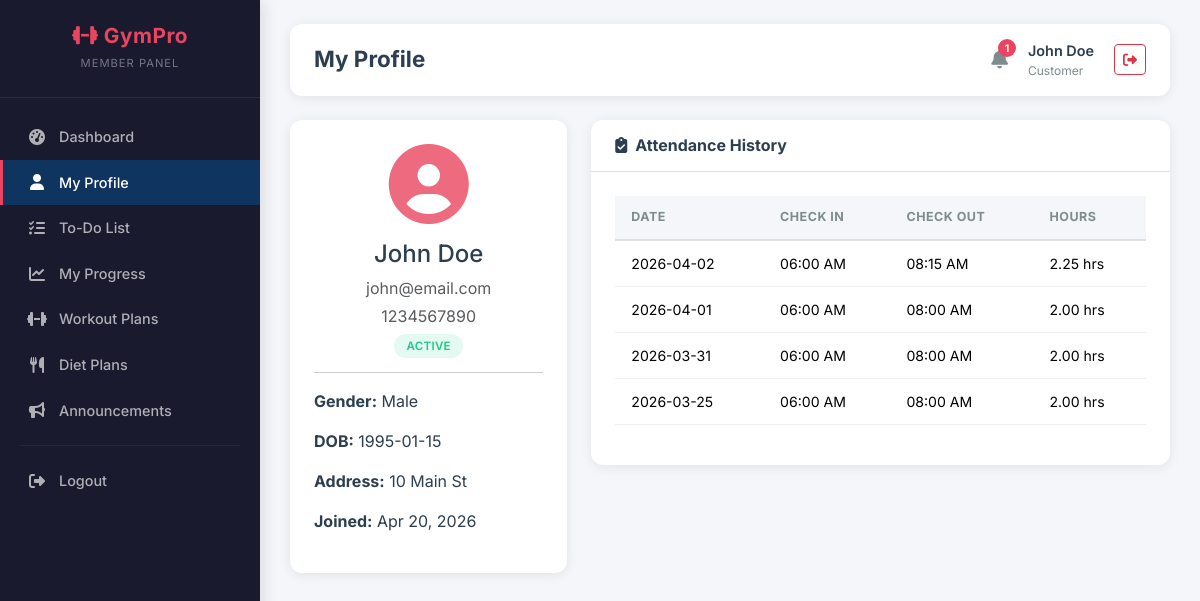
Page /customer/profile.php (signed in) on the committed database.
### tables this page shows
CREATE TABLE users (
    user_id INT AUTO_INCREMENT PRIMARY KEY,
    full_name VARCHAR(100) NOT NULL,
    email VARCHAR(100) UNIQUE NOT NULL,
    password VARCHAR(255) NOT NULL,
    phone VARCHAR(20),
    gender ENUM('male','female','other'),
    role ENUM('admin','staff','customer') DEFAULT 'customer',
    status ENUM('active','pending','expired','frozen') DEFAULT 'pending',
    profile_pic VARCHAR(255),
    address TEXT,
    dob DATE,
    created_at TIMESTAMP DEFAULT CURRENT_TIMESTAMP
);

CREATE TABLE attendance (
    attendance_id INT AUTO_INCREMENT PRIMARY KEY,
    user_id INT,
    check_in DATETIME NOT NULL,
    check_out DATETIME,
    date DATE NOT NULL,
    working_hours DECIMAL(4,2),
    marked_by INT,
    FOREIGN KEY (user_id) REFERENCES users(user_id) ON DELETE CASCADE,
    FOREIGN KEY (marked_by) REFERENCES users(user_id)
);

### customer/profile.php (the view, shortened to what this page needs)
<?php
require_once __DIR__ . '/../config/db.php';
$uid = $_SESSION['user_id'];
$user = $pdo->prepare("SELECT * FROM users WHERE user_id = ?");
$user->execute([$uid]); $user = $user->fetch();
$attendance = $pdo->prepare("SELECT * FROM attendance WHERE user_id = ? ORDER BY date DESC LIMIT 20");
$attendance->execute([$uid]); $attendance = $attendance->fetchAll();
include __DIR__ . '/../includes/header.php';
?>
<div class="row">
    <div class="col-lg-4 mb-3">
        <div class="card-custom">
            <div class="card-body text-center">
                <i class="fas fa-user-circle" style="font-size: 5rem; color: var(--accent); opacity: 0.8;"></i>
                <h4 class="mt-3"><?= htmlspecialchars($user['full_name']) ?></h4>
                <p class="text-muted mb-1"><?= htmlspecialchars($user['email']) ?></p>
                <p class="text-muted mb-1"><?= htmlspecialchars($user['phone'] ?? 'No phone') ?></p>
                <span class="badge-status badge-<?= $user['status'] ?>"><?= $user['status'] ?></span>
                <hr>
                <div class="text-start">
                    <p><strong>Gender:</strong> <?= ucfirst($user['gender'] ?? 'N/A') ?></p>
                    <p><strong>DOB:</strong> <?= $user['dob'] ?? 'N/A' ?></p>
                    <p><strong>Address:</strong> <?= htmlspecialchars($user['address'] ?? 'N/A') ?></p>
                    <p><strong>Joined:</strong> <?= date('M d, Y', strtotime($user['created_at'])) ?></p>
                </div>
            </div>
        </div>
    </div>
    <div class="col-lg-8 mb-3">
        <div class="card-custom">
            <div class="card-header"><h5><i class="fas fa-clipboard-check me-2"></i>Attendance History</h5></div>
            <div class="card-body">
                <?php if (empty($attendance)): ?>
                    <div class="empty-state"><i class="fas fa-calendar-times"></i><p>No attendance records</p></div>
                <?php else: ?>
                <table class="table table-custom">
                    <thead><tr><th>Date</th><th>Check In</th><th>Check Out</th><th>Hours</th></tr></thead>
                    <tbody>
                    <?php foreach ($attendance as $a): ?>
                    <tr><td><?= $a['date'] ?></td><td><?= date('h:i A', strtotime($a['check_in'])) ?></td><td><?= $a['check_out'] ? date('h:i A', strtotime($a['check_out'])) : '-' ?></td><td><?= $a['working_hours'] ? $a['working_hours'].' hrs' : '-' ?></td></tr>
                    <?php endforeach; ?></tbody></table>
                <?php endif; ?>
            </div>
        </div>
    </div>
</div>
<?php include __DIR__ . '/../includes/footer.php'; ?>

### assets/css/custom.css (style rules this page uses)
:root { --sidebar-bg: #1a1a2e; --sidebar-hover: #16213e; --sidebar-active: #0f3460; --accent: #e94560; --accent-hover: #c81e45; --accent-light: rgba(233, 69, 96, 0.15); --bg-light: #f4f6f9; --bg-white: #ffffff; --text-dark: #2c3e50; --text-muted: #7f8c8d; --text-light: #ecf0f1; --border-color: #e0e0e0; --shadow: 0 2px 12px rgba(0, 0, 0, 0.08); --shadow-lg: 0 8px 30px rgba(0, 0, 0, 0.12); --radius: 12px; --radius-sm: 8px; --transition: all 0.3s ease; --font-main: 'Inter', sans-serif; }
* { box-sizing: border-box; }
body { font-family: var(--font-main); background: var(--bg-light); color: var(--text-dark); margin: 0; padding: 0; min-height: 100vh; }
.card-custom { background: var(--bg-white); border-radius: var(--radius); box-shadow: var(--shadow); border: none; overflow: hidden; transition: var(--transition); }
.card-custom .card-header { background: transparent; border-bottom: 1px solid var(--border-color); padding: 16px 24px; display: flex; justify-content: space-between; align-items: center; }
.card-custom .card-header h5 { font-size: 1rem; font-weight: 700; margin: 0; color: var(--text-dark); }
.card-custom .card-body { padding: 24px; }
.table-custom { width: 100%; border-collapse: separate; border-spacing: 0; }
.table-custom thead th { background: var(--bg-light); font-size: 0.78rem; font-weight: 700; text-transform: uppercase; letter-spacing: 0.5px; color: var(--text-muted); padding: 12px 16px; border-bottom: 2px solid var(--border-color); }
.table-custom tbody td { padding: 12px 16px; font-size: 0.88rem; border-bottom: 1px solid #f0f0f0; vertical-align: middle; }
.badge-status { padding: 5px 12px; border-radius: 20px; font-size: 0.72rem; font-weight: 600; text-transform: uppercase; letter-spacing: 0.3px; }
.badge-active { background: rgba(28, 200, 138, 0.12); color: #1cc88a; }

### rows in the picture
users: full_name "John Doe", email "john@email.com", phone "1234567890", status "ACTIVE", gender "Male", dob "1995-01-15", address "10 Main St", created_at "Apr 20, 2026"
attendance: date "2026-04-02", check_in "06:00 AM", check_out "08:15 AM", working_hours "2.25"
attendance: date "2026-04-01", check_in "06:00 AM", check_out "08:00 AM", working_hours "2.00"
attendance: date "2026-03-31", check_in "06:00 AM", check_out "08:00 AM", working_hours "2.00"
attendance: date "2026-03-25", check_in "06:00 AM", check_out "08:00 AM", working_hours "2.00"

### other values in the picture
$page_title "My Profile"
$unread_count "1"
$_SESSION['full_name'] "John Doe"
$_SESSION['role'] "Customer"
